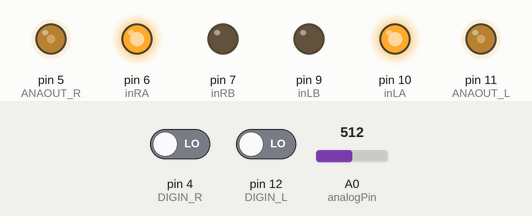
Recording of a sketch running on a simulated Arduino Uno, built with avr-gcc and run on an emulated ATmega328P. Shown: output pins drawn as LEDs (lit = HIGH). The test bench sets the inputs (shaded band); at power-on: pin 4 (DIGIN_R) LOW, pin 12 (DIGIN_L) LOW, A0 (analogPin) = 512.

Above: at 1.2 s.
1.3 s: pin 4 (DIGIN_R) driven HIGH
At 2.3 s:
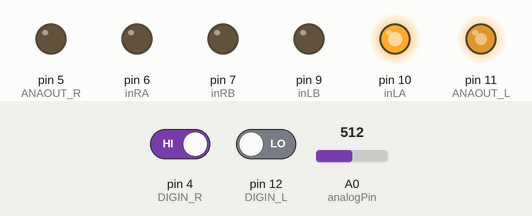
2.8 s: pin 12 (DIGIN_L) driven HIGH
At 3.4 s:
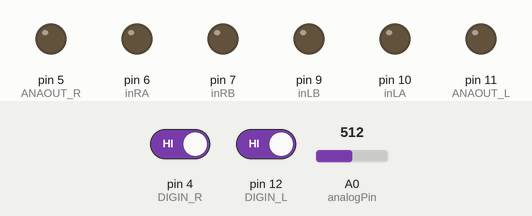
4.3 s: pin 4 (DIGIN_R) driven LOW
At 4.6 s:
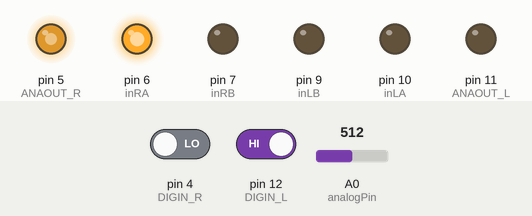
5.8 s: pin 12 (DIGIN_L) driven LOW
At 6.9 s:
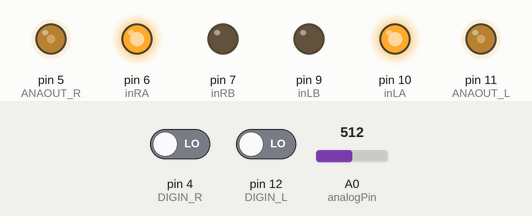
Timing chart, 0 to 8.3 s (numbered marks = the images above; inputs shaded):
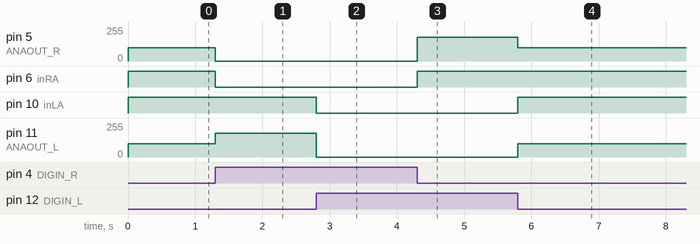

Measured:
- after the input at 1.3 s, pin 5 (ANAOUT_R): 98/255 → 0/255 at once; pin 6 (inRA): HIGH → LOW at once; pin 11 (ANAOUT_L): 98/255 → 180/255 at once
- after the input at 2.8 s, pin 10 (inLA): HIGH → LOW at once; pin 11 (ANAOUT_L): 180/255 → 0/255 at once
- after the input at 4.3 s, pin 5 (ANAOUT_R): 0/255 → 180/255 at once; pin 6 (inRA): LOW → HIGH at once
- after the input at 5.8 s, pin 5 (ANAOUT_R): 180/255 → 98/255 at once; pin 10 (inLA): LOW → HIGH at once; pin 11 (ANAOUT_L): 0/255 → 98/255 at once

The sketch:

sketch01.ino
```cpp
#define DIGIN_L 12
#define DIGIN_R 4

#define ANAOUT_L 11
#define ANAOUT_R 5

#define MAX_VEL 250
#define MIN_VEL 180

#define inLA 10
#define inLB 9
#define inRA 6
#define inRB 7

const int analogPin = A0;
int value;                  //variable que almacena la lectura analógica
int velocity = 0;

void setup() {

  pinMode(DIGIN_L, INPUT);
  pinMode(DIGIN_R, INPUT);

  pinMode(inLA, OUTPUT);
  pinMode(inLB, OUTPUT);
  pinMode(inRA, OUTPUT);
  pinMode(inRB, OUTPUT);

  Serial.begin(9600);
}

void loop() {
  int sLeft = 0;
  int sRight = 0;

  sLeft = digitalRead(DIGIN_L);
  sRight = digitalRead(DIGIN_R);

  value = analogRead(analogPin);           // realizar la lectura analógica raw
  value = map(value, 0, 1023, 0, 100);    // convertir a valores de salida

  value = 33;

  velocity = (int)(value * MAX_VEL)/100;

  //Si el sensor izq detecta linea negra => girar izq
  if((sLeft == HIGH)&&(sRight == LOW)){
    velocity = (int) (velocity * 0.8);
    velocity = (velocity < MIN_VEL ? MIN_VEL : velocity);
    turnLeft();
  }else if((sRight == HIGH)&&(sLeft == LOW)){
    //Si el sensor der detecta linea negra => girar der
    velocity = (int) (velocity * 0.8);
    velocity = (velocity < MIN_VEL ? MIN_VEL : velocity);
    turnRight();
  } else if((sLeft == HIGH) && (sRight == HIGH) ) {
    //Si los dos detectan linea negra o no detectan nada => detenerse
    velocity = 0;
    stopRobot();
  } else {
    //Si los dos detectan el blanco, seguir adelante
    velocity = (int) (velocity == 0 ? MIN_VEL : velocity * 1.2);
    velocity = (velocity > MAX_VEL ? MAX_VEL : velocity);
    goAhead();
  }
}

void turnRight() {
  //detener der y avanza izq
  analogWrite(ANAOUT_R,0);
  analogWrite(ANAOUT_L,velocity);

  digitalWrite(inRA, LOW);
  digitalWrite(inRB, LOW);
  digitalWrite(inLA, HIGH);
  digitalWrite(inLB, LOW);
}

void turnLeft() {
  //detener izq y anvaza der
  analogWrite(ANAOUT_R, velocity);
  analogWrite(ANAOUT_L, 0);

  digitalWrite(inRA, HIGH);
  digitalWrite(inRB, LOW);
  digitalWrite(inLA, LOW);
  digitalWrite(inLB, LOW);
}

void goAhead() {
  //ambos motores activos
  analogWrite(ANAOUT_R, velocity);
  analogWrite(ANAOUT_L, velocity);

  digitalWrite(inRA, HIGH);
  digitalWrite(inRB, LOW);
  digitalWrite(inLA, HIGH);
  digitalWrite(inLB, LOW);
}

void stopRobot () {
  //ambos motores detenidos
  analogWrite(ANAOUT_R, 0);
  analogWrite(ANAOUT_L, 0);

  digitalWrite(inRA, LOW);
  digitalWrite(inRB, LOW);
  digitalWrite(inLA, LOW);
  digitalWrite(inLB, LOW);
}
```
